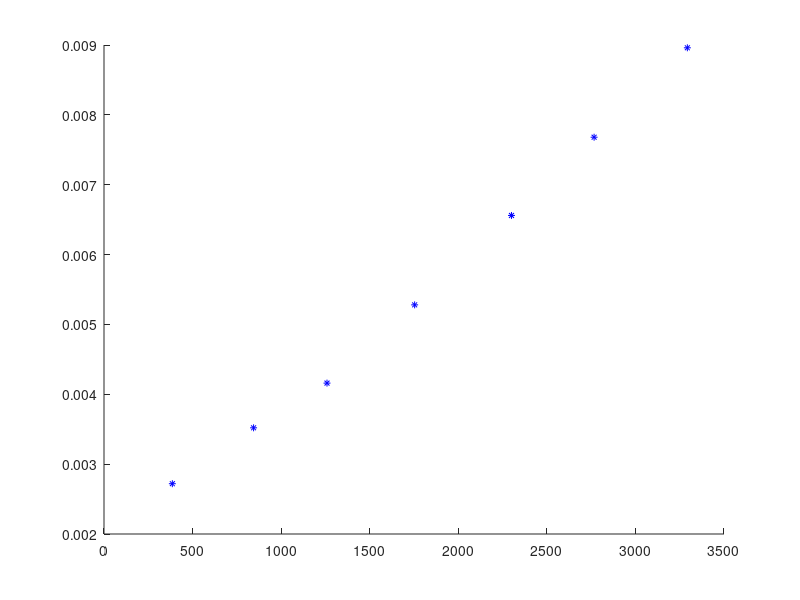

This chart was generated by the following MATLAB code: (Note: this script raises an error after producing the figure.)
clc;
clear all;
clear home;

% RPM to rad/s
scale = (2*pi)/60;
Kt = 0.0016;

%        V    RPM
data = [ 1.7  3684  ;
         2.2  8063  ;
         2.6  12021 ;
         3.3  16746 ;
         4.1  21966 ;
         4.8  26420 ;
         5.6  31447 ]

data(:,2) = data(:,2)*scale %rad/s
data(:,1) = data(:,1)*Kt

x = data(:,2);
y = data(:,1);
p = scatter( x, y,25,'b', '*' );

%Creating least square solution
h = lsline;
set( h, 'color', 'r', 'LineWidth', 1 );

%Using polyfit to calculate the equation for lsline
p = polyfit( x, y, 1 );
a = p(:,1)
b = p(:,2)
%Creating legend containing equation for lsline (%0.4f = 4 decimals)
legend('Data', sprintf( 'y = %0.1d x + %0.4f', a, b ), 'Location', 'northwest' )

%Title and axis labels added
title('Motor Friction')
xlabel('Angular Velocity (rad/s)')
ylabel('K_t\cdoti_a = Friction Torque (N\cdotm)')

grid on
set(gca,'GridLineStyle',':', 'GridColor', 'k', 'GridAlpha', .6)

%y = 2.2e-06*x + 0.0016

%B = 2.2e-06
%and
%coloumb friction = 0.0016